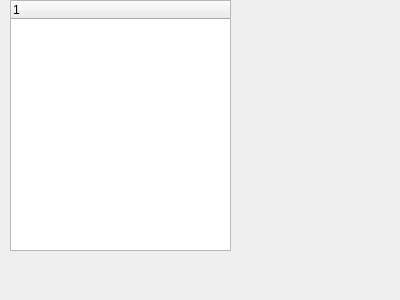
<?xml version="1.0" encoding="UTF-8"?>
<ui version="4.0">
 <class>Dialog</class>
 <widget class="QDialog" name="Dialog">
  <property name="geometry">
   <rect>
    <x>0</x>
    <y>0</y>
    <width>400</width>
    <height>300</height>
   </rect>
  </property>
  <property name="windowTitle">
   <string>Dialog</string>
  </property>
  <widget class="QTreeWidget" name="treeWidget">
   <property name="geometry">
    <rect>
     <x>10</x>
     <y>0</y>
     <width>221</width>
     <height>251</height>
    </rect>
   </property>
   <column>
    <property name="text">
     <string notr="true">1</string>
    </property>
   </column>
  </widget>
 </widget>
 <resources/>
 <connections/>
</ui>
